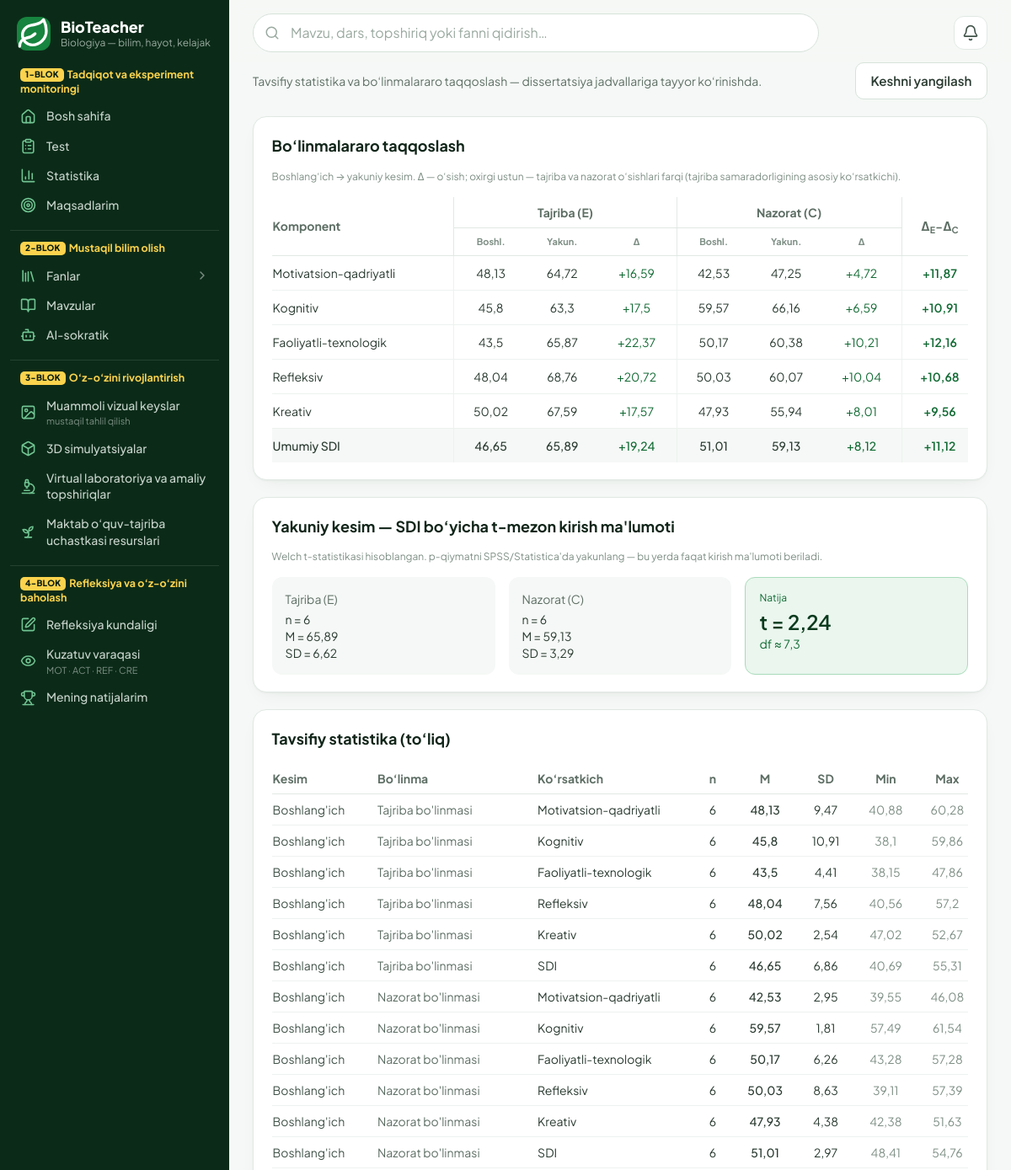
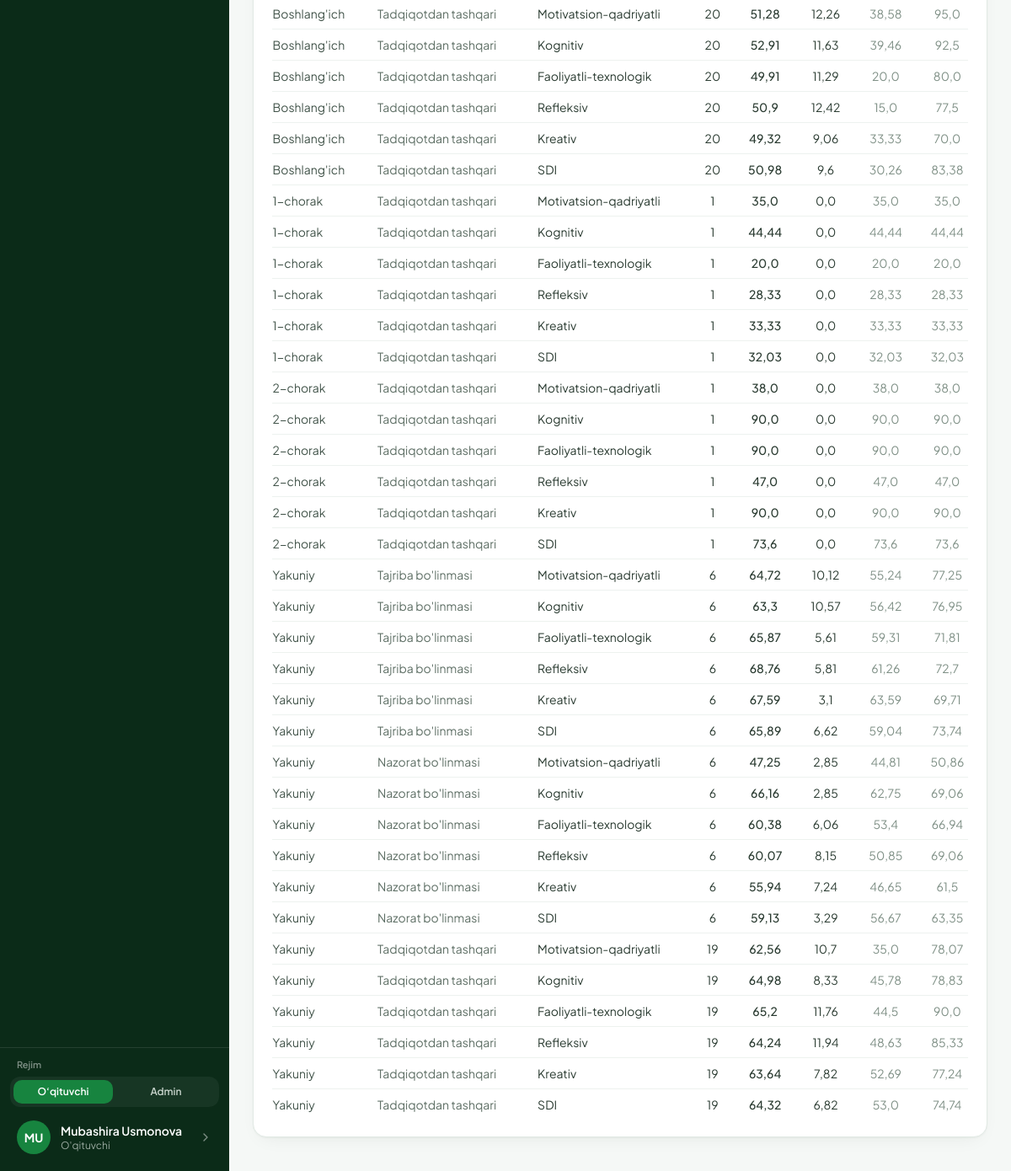
Screenshot of /tadqiqot/statistika/ (signed in) with the database file from the repository (2 pictures, top to bottom).
### accounts/models.py (models this page shows, shortened)
class MenuItem(models.Model):
    key = models.CharField("band kaliti", max_length=60, unique=True)
    group = models.ForeignKey(
        "MenuGroup", on_delete=models.CASCADE, null=True, related_name="items", verbose_name="blok",
    )
    parent = models.ForeignKey(
        "self", on_delete=models.CASCADE, null=True, blank=True, related_name="children",
        verbose_name="ota band",
    )
    order = models.PositiveSmallIntegerField("tartib", default=0)
    label = models.CharField("nom", max_length=60, blank=True, help_text="Bo'sh — sahifaning standart nomi.")
    page = models.CharField("sahifa", max_length=60, blank=True)
    url = models.CharField("havola", max_length=300, blank=True)
    icon = models.CharField("ikonka", max_length=20, blank=True, help_text="Bo'sh — sahifa ikonkasi.")
    hint = models.CharField("izoh", max_length=60, blank=True)
    class Meta:
        verbose_name = "menyu bandi"
        verbose_name_plural = "menyu bandlari"
        ordering = ["order", "id"]

class User(AbstractUser):
    email = models.EmailField("email", unique=True)
    email_verified = models.BooleanField("email tasdiqlangan", default=False)
    last_login_ip = models.GenericIPAddressField("oxirgi IP", null=True, blank=True)
    USERNAME_FIELD = "email"
    REQUIRED_FIELDS = []
    objects = UserManager()
    class Meta:
        verbose_name = "foydalanuvchi"
        verbose_name_plural = "foydalanuvchilar"

class Profile(SoftDeleteModel):
    user = models.OneToOneField(User, on_delete=models.CASCADE, related_name="profile")
    role = models.CharField("faol rol", max_length=20, choices=Role.choices, default=Role.TEACHER)
    roles = models.CharField("berilgan rollar", max_length=100, blank=True, default="")
    otm = models.CharField("OTM", max_length=200, blank=True)
    faculty = models.CharField("fakultet", max_length=200, blank=True)
    course = models.PositiveSmallIntegerField("kurs", null=True, blank=True)
    study_arm = models.CharField(
        "tadqiqot bo'linmasi", max_length=1, choices=StudyArm.choices, default=StudyArm.NONE,
    )
    phone = models.CharField("telefon", max_length=32, blank=True)
    avatar = models.ImageField("avatar", upload_to="avatars/%Y/%m/", blank=True)
    bio = models.TextField("qisqacha", blank=True)
    research_consent = models.BooleanField("tadqiqotda ishtirok roziligi", default=False)
    research_consent_at = models.DateTimeField(null=True, blank=True)
    respondent_id = models.UUIDField("respondent ID", default=uuid.uuid4, unique=True, editable=False)
    onboarding_done = models.BooleanField("onboarding tugallangan", default=False)
    class Meta:
        verbose_name = "profil"
        verbose_name_plural = "profillar"
    @property
    def role_list(self):
        granted = {r.strip() for r in self.roles.split(",") if r.strip()}
        granted.add(self.role)
        if self.user.is_superuser:
            granted.add(Role.ADMIN)
        return [r for r in Role.values if r in granted]
    @property
    def role_choices(self):
        return [(r, Role(r).label) for r in self.role_list]
    @property
    def has_multiple_roles(self):
        return len(self.role_list) > 1
    @property
    def is_admin(self):
        return self.role == Role.ADMIN
    def short_code(self):
        return str(self.respondent_id)[:8].upper()

### research/views.py (the view)
# urls.py: path("statistika/", views.statistics, name="statistics"),
@admin_required
def statistics(request):
    rows = measurement_rows()
    table = stats_table(rows)
    comparison = comparison_table(rows)
    final_e = [r["SDI"] for r in rows if r["cut"] == Cut.FINAL and r["group"] == StudyArm.EXPERIMENTAL]
    final_c = [r["SDI"] for r in rows if r["cut"] == Cut.FINAL and r["group"] == StudyArm.CONTROL]
    t_test = independent_t(final_e, final_c)
    return render(
        request,
        "research/statistics.html",
        {
            "table": table,
            "comparison": comparison,
            "t_test": t_test,
            "final_e": describe(final_e),
            "final_c": describe(final_c),
        },
    )

### templates/research/statistics.html (shortened to what this page needs)
{% extends "base.html" %}
{% block content %}
<div class="">
  <div class="flex flex-wrap items-center justify-between gap-3">
    <p class="text-sm text-slateg-600">
      Tavsifiy statistika va bo‘linmalararo taqqoslash — dissertatsiya jadvallariga tayyor ko‘rinishda.
    </p>
    <a href="{% url 'research:refresh_stats' %}" class="shrink-0 btn btn-quiet">Keshni yangilash</a>
  </div>
  <section class="section">
    <h3 class="font-semibold text-lg text-slateg-900 mb-1">Bo‘linmalararo taqqoslash</h3>
    <p class="text-xs text-slateg-500 mb-4">
      Boshlang‘ich → yakuniy kesim. Δ — o‘sish; oxirgi ustun — tajriba va nazorat o‘sishlari farqi
      (tajriba samaradorligining asosiy ko‘rsatkichi).
    </p>
    <div class="overflow-x-auto">
      <table class="w-full text-sm">
        <thead>
          <tr class="text-sm text-slateg-600 border-b border-slateg-200">
            <th class="py-2 pr-4 text-left" rowspan="2">Komponent</th>
            <th class="py-2 px-3 text-center border-l border-slateg-200" colspan="3">Tajriba (E)</th>
            <th class="py-2 px-3 text-center border-l border-slateg-200" colspan="3">Nazorat (C)</th>
            <th class="py-2 pl-3 text-center border-l border-slateg-200" rowspan="2">Δ<sub>E</sub>−Δ<sub>C</sub></th>
          </tr>
          <tr class="text-[11px] text-slateg-500 border-b border-slateg-200">
            <th class="py-1.5 px-3 border-l border-slateg-200">Boshl.</th><th class="py-1.5 px-3">Yakun.</th><th class="py-1.5 px-3">Δ</th>
            <th class="py-1.5 px-3 border-l border-slateg-200">Boshl.</th><th class="py-1.5 px-3">Yakun.</th><th class="py-1.5 px-3">Δ</th>
          </tr>
        </thead>
        <tbody class="divide-y divide-slateg-100">
          {% for row in comparison %}
            <tr class="{% if row.component == 'SDI' %}bg-slateg-50 font-medium{% endif %}">
              <td class="py-2.5 pr-4 text-slateg-800">{{ row.label }}</td>
              <td class="py-2.5 px-3 text-center border-l border-slateg-100">{{ row.E.initial.mean }}</td>
              <td class="py-2.5 px-3 text-center">{{ row.E.final.mean }}</td>
              <td class="py-2.5 px-3 text-center {% if row.E.delta > 0 %}text-brand-700{% endif %}">
                {% if row.E.delta > 0 %}+{% endif %}{{ row.E.delta }}
              </td>
              <td class="py-2.5 px-3 text-center border-l border-slateg-100">{{ row.C.initial.mean }}</td>
              <td class="py-2.5 px-3 text-center">{{ row.C.final.mean }}</td>
              <td class="py-2.5 px-3 text-center {% if row.C.delta > 0 %}text-brand-700{% endif %}">
                {% if row.C.delta > 0 %}+{% endif %}{{ row.C.delta }}
              </td>
              <td class="py-2.5 pl-3 text-center border-l border-slateg-100 font-semibold
                {% if row.delta_diff > 0 %}text-brand-700{% elif row.delta_diff < 0 %}text-rosex-600{% endif %}">
                {% if row.delta_diff > 0 %}+{% endif %}{{ row.delta_diff }}
              </td>
            </tr>
          {% endfor %}
        </tbody>
      </table>
    </div>
  </section>
  <section class="section">
    <h3 class="font-semibold text-lg text-slateg-900 mb-1">Yakuniy kesim — SDI bo‘yicha t-mezon kirish ma'lumoti</h3>
    <p class="text-xs text-slateg-500 mb-4">
      Welch t-statistikasi hisoblangan. p-qiymatni SPSS/Statistica'da yakunlang — bu yerda faqat kirish ma'lumoti beriladi.
    </p>
    {% if t_test %}
      <div class="grid sm:grid-cols-3 gap-4">
        <div class="rounded-xl bg-slateg-50 p-4">
          <p class="text-sm text-slateg-600">Tajriba (E)</p>
          <p class="mt-1 text-sm text-slateg-800">n = {{ t_test.a.n }}</p>
          <p class="text-sm text-slateg-800">M = {{ t_test.a.mean }}</p>
          <p class="text-sm text-slateg-800">SD = {{ t_test.a.sd }}</p>
        </div>
        <div class="rounded-xl bg-slateg-50 p-4">
          <p class="text-sm text-slateg-600">Nazorat (C)</p>
          <p class="mt-1 text-sm text-slateg-800">n = {{ t_test.b.n }}</p>
          <p class="text-sm text-slateg-800">M = {{ t_test.b.mean }}</p>
          <p class="text-sm text-slateg-800">SD = {{ t_test.b.sd }}</p>
        </div>
        <div class="rounded-xl bg-brand-50 border border-brand-200 p-4">
          <p class="text-xs text-brand-700">Natija</p>
          <p class="mt-1 font-semibold text-2xl text-brand-900">t = {{ t_test.t }}</p>
          <p class="text-sm text-brand-700">df ≈ {{ t_test.df }}</p>
        </div>
      </div>
    {% else %}
      <div class="rounded-xl bg-amberx-50 border border-amberx-200 p-4 text-sm text-amberx-700">
        Yakuniy kesimda har ikki bo‘linmada kamida 2 tadan o‘lchov bo‘lishi kerak.
        Hozir: E = {{ final_e.n }}, C = {{ final_c.n }}.
      </div>
    {% endif %}
  </section>
  <section class="section">
    <h3 class="font-semibold text-lg text-slateg-900 mb-4">Tavsifiy statistika (to‘liq)</h3>
    <div class="overflow-x-auto">
      <table class="w-full text-sm">
        <thead><tr class="text-left text-sm text-slateg-600 border-b border-slateg-200">
          <th class="py-2 pr-3">Kesim</th><th class="py-2 px-3">Bo‘linma</th><th class="py-2 px-3">Ko‘rsatkich</th>
          <th class="py-2 px-3 text-center">n</th><th class="py-2 px-3 text-center">M</th>
          <th class="py-2 px-3 text-center">SD</th><th class="py-2 px-3 text-center">Min</th><th class="py-2 pl-3 text-center">Max</th>
        </tr></thead>
        <tbody class="divide-y divide-slateg-100">
          {% for row in table %}
            <tr>
              <td class="py-2 pr-3 text-slateg-700">{{ row.cut_label }}</td>
              <td class="py-2 px-3 text-slateg-600">{{ row.arm_label }}</td>
              <td class="py-2 px-3 text-slateg-800">{{ row.component_label }}</td>
              <td class="py-2 px-3 text-center">{{ row.n }}</td>
              <td class="py-2 px-3 text-center font-medium">{{ row.mean }}</td>
              <td class="py-2 px-3 text-center">{{ row.sd }}</td>
              <td class="py-2 px-3 text-center text-slateg-500">{{ row.min }}</td>
              <td class="py-2 pl-3 text-center text-slateg-500">{{ row.max }}</td>
            </tr>
          {% empty %}
            <tr><td colspan="8" class="py-8 text-center text-slateg-500">Ma'lumot yo‘q — hali o‘lchovlar qayd etilmagan.</td></tr>
          {% endfor %}
        </tbody>
      </table>
    </div>
  </section>
</div>
{% endblock %}

### templates/partials/rail.html (shortened to what this page needs)
{% load static %}
<div class="flex flex-col h-full w-full">
  <a href="{% url 'home:dashboard' %}" class="flex items-center gap-3 px-5 pt-5 pb-5">
    <span class="grid place-items-center w-10 h-10 rounded-xl bg-brand-600 text-white shrink-0">
    </span>
    <span class="min-w-0">
      <span class="block text-white text-lg font-extrabold leading-tight">BioTeacher</span>
      <span class="block text-xs text-slateg-400 truncate">Biologiya — bilim, hayot, kelajak</span>
    </span>
  </a>
  <nav class="flex-1 overflow-y-auto px-3 pb-3" aria-label="Asosiy menyu">
    {% if profile.is_admin %}{% with groups=rail_menu.admin %}{% include "partials/rail_groups.html" %}{% endwith %}
    {% else %}{% with groups=rail_menu.teacher %}{% include "partials/rail_groups.html" %}{% endwith %}
    {% endif %}
  </nav>
  <div class="border-t border-white/10 p-3">
    {% if profile.has_multiple_roles %}
      <form method="post" action="{% url 'accounts:switch_role' %}" class="mb-2">{% csrf_token %}
        <p class="px-2 mb-1.5 text-[11px] font-semibold text-slateg-500">Rejim</p>
        <div class="grid grid-cols-{{ profile.role_choices|length }} gap-1 rounded-xl bg-white/5 p-1" role="group" aria-label="Rolni almashtirish">
          {% for code, label in profile.role_choices %}
            <button name="role" value="{{ code }}"
                    {% if code == profile.role %}aria-pressed="true" disabled{% endif %}
                    class="rounded-lg px-2 py-1.5 text-xs font-semibold truncate
                      {% if code == profile.role %}bg-brand-600 text-white{% else %}text-slateg-300 hover:bg-white/10 hover:text-white{% endif %}">
              {% if code == 'ADMIN' %}Admin{% else %}O‘qituvchi{% endif %}
            </button>
          {% endfor %}
        </div>
      </form>
    {% endif %}
    <a href="{% url 'home:cabinet' %}"
       class="flex items-center gap-3 rounded-xl px-2 py-2 hover:bg-white/5 group">
      {% if profile.avatar %}
        <img src="{{ profile.avatar.url }}" alt="" class="w-10 h-10 rounded-full object-cover shrink-0">
      {% else %}
        <span aria-hidden="true" class="grid place-items-center w-10 h-10 rounded-full bg-brand-600 text-white text-sm font-bold shrink-0">
          {{ user.first_name|slice:":1"|upper|default:"B" }}{{ user.last_name|slice:":1"|upper }}
        </span>
      {% endif %}
      <span class="min-w-0 flex-1">
        <span class="block text-sm font-semibold text-white truncate">{{ user.get_full_name|default:user.email }}</span>
        <span class="block text-xs text-slateg-400">{{ profile.get_role_display }}</span>
      </span>
      <span class="text-slateg-500 group-hover:text-white shrink-0 w-4 h-4">
      </span>
    </a>
  </div>
</div>

### templates/partials/rail_item.html (shortened to what this page needs)
<a href="{{ href }}"
   class="flex items-center gap-3 rounded-xl px-3 py-2 text-sm font-medium
     {% if active %}bg-brand-600 text-white shadow-[0_6px_16px_-8px_rgba(23,132,63,.9)]{% else %}text-slateg-300 hover:bg-white/5 hover:text-white{% endif %}">
  <span class="shrink-0 w-[19px] h-[19px] grid place-items-center {% if not active %}text-brand-300{% endif %}">
  </span>
  <span class="flex-1 min-w-0">
    <span class="rail-label block leading-snug">{{ label }}</span>
    {% if hint %}
      <span class="block mt-0.5 text-[11px] font-normal leading-tight {% if active %}text-white/75{% else %}text-slateg-500{% endif %}">{{ hint }}</span>
    {% endif %}
  </span>
</a>

### rows the page displays
MenuItem: group "mustaqil tahlil qilish"
MenuItem: group "MOT · ACT · REF · CRE"
User: first_name "M", last_name "U", get_full_name "Mubashira Usmonova"
Profile: role "O'qituvchi"

### other values shown
{{ group.badge }} "1-BLOK" "2-BLOK" "3-BLOK" "4-BLOK"
{{ group.text }} "Tadqiqot va eksperiment monitoringi" "Mustaqil bilim olish" "O‘z-o‘zini rivojlantirish" "Refleksiya va o‘z-o‘zini baholash"
{{ label }} "Bosh sahifa" "Test" "Statistika" "Maqsadlarim" "Mavzular" "AI-sokratik" "Muammoli vizual keyslar" "3D simulyatsiyalar" "Virtual laboratoriya va amaliy topshiriqlar" "Maktab o‘quv-tajriba uchastkasi resurslari" "Refleksiya kundaligi" "Kuzatuv varaqasi" "Mening natijalarim"
{{ item.label }} "Fanlar"
{{ row.label }} "Motivatsion-qadriyatli" "Kognitiv" "Faoliyatli-texnologik" "Refleksiv" "Kreativ" "Umumiy SDI"
{{ row.E.initial.mean }} "48,13" "45,8" "43,5" "48,04" "50,02" "46,65"
{{ row.E.final.mean }} "64,72" "63,3" "65,87" "68,76" "67,59" "65,89"
{{ row.E.delta }} "16,59" "17,5" "22,37" "20,72" "17,57" "19,24"
{{ row.C.initial.mean }} "42,53" "59,57" "50,17" "50,03" "47,93" "51,01"
{{ row.C.final.mean }} "47,25" "66,16" "60,38" "60,07" "55,94" "59,13"
{{ row.C.delta }} "4,72" "6,59" "10,21" "10,04" "8,01" "8,12"
{{ row.delta_diff }} "11,87" "10,91" "12,16" "10,68" "9,56" "11,12"
{{ t_test.a.n }} "6"
{{ t_test.a.mean }} "65,89"
{{ t_test.a.sd }} "6,62"
